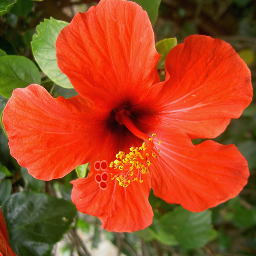
#> input picture book-basics-sources/data/flower.png, 256 x 256 px
$ python generate.py
#> lines starting #> are read from the running program, lines starting #| are printed output that depends on the picture
"""Reproduce the flower sampling, approximation and inverse-problem figures.

The photograph is inherited from the original book (Maïtine Bergounioux's
image-processing material). Input intensities are normalized to [0, 1];
reconstructed intensities are clipped only when saving display images.
Run from any directory with Python, NumPy, SciPy, Pillow, Matplotlib, PyWavelets.
"""
from pathlib import Path
import json
import os
ROOT = Path(__file__).resolve().parents[2]
os.environ.setdefault('MPLCONFIGDIR', str(ROOT / 'build/matplotlib'))
import numpy as np
from PIL import Image
from scipy.ndimage import gaussian_filter
import pywt
import matplotlib
matplotlib.use('Agg')
import matplotlib.pyplot as plt
from matplotlib.patches import Rectangle, ConnectionPatch

OUT = ROOT / 'figures/chapter-sampling'
OUT.mkdir(parents=True, exist_ok=True)
(ROOT / 'reports').mkdir(exist_ok=True)
plt.rcParams.update({'font.family': 'DejaVu Sans', 'font.size': 9,
                     'pdf.fonttype': 42,
                     'axes.spines.top': True, 'axes.spines.right': True,
                     'axes.linewidth': .7, 'savefig.bbox': 'tight'})
flower = np.asarray(Image.open(ROOT / 'data/flower.png').convert('RGB'), float)
f = flower.mean(axis=2) / 255
assert f.shape == (256, 256)

def save_image(name, a):
    Image.fromarray(np.rint(255*np.clip(a, 0, 1)).astype('uint8')).save(OUT / name)

def analysis(a):
    return pywt.coeffs_to_array(pywt.wavedec2(a, 'db4', mode='periodization', level=5))[0]

_, slices = pywt.coeffs_to_array(pywt.wavedec2(f, 'db4', mode='periodization', level=5))
#> slices = 6 items
def synthesis(c):
    return pywt.waverec2(pywt.array_to_coeffs(c, slices, output_format='wavedec2'),
                        'db4', mode='periodization')

save_image('original.png', f)
coeff = analysis(f)
#> in analysis, `return pywt.coeffs_to_array(pywt.wavedec2(a, 'db4', mode='periodizatio..`:
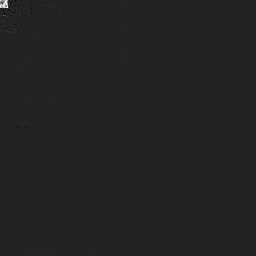
#> returned value: shape (256, 256) float64; min -2.77, max 17.14, mean 0.0108; drawn with min black and max white
assert np.max(np.abs(synthesis(coeff)-f)) < 1e-12
assert abs(np.linalg.norm(coeff)-np.linalg.norm(f)) < 1e-10
order = np.argsort(-np.abs(coeff.ravel()), kind='stable')
approx_report = []
for ratio in (4, 8, 16):
    m = f.size // ratio
    c = np.zeros(f.size)
    c[order[:m]] = coeff.ravel()[order[:m]]
    a = synthesis(c.reshape(coeff.shape))
    save_image(f'approx-{ratio}.png', a)
    err = np.linalg.norm(a-f)
    assert abs(err-np.linalg.norm(c.reshape(coeff.shape)-coeff)) < 1e-10
    approx_report.append({'M': m, 'relative_l2_error': float(err/np.linalg.norm(f))})
#> this loop made 3 passes
#> err on passes 1 to 3: 2.09, 3.73, 5.7
#> after the loop, approx_report = 3 items
assert all(approx_report[i]['relative_l2_error'] < approx_report[i+1]['relative_l2_error'] for i in range(2))

save_image('blurred.png', gaussian_filter(f, 2, mode='reflect'))
#> in save_image (call 5), `Image.fromarray(np.rint(255*np.clip(a, 0, 1)).astype('uint8')).save(OU..`:
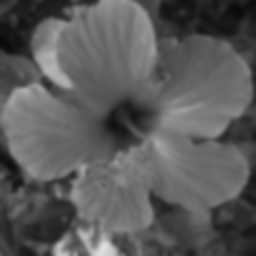
#> saved as blurred.png: PIL image 256x256 L; min 9, max 223, mean 90.1
rng = np.random.default_rng(20260908)
mask = np.zeros(f.size)
p = round(.1*f.size)
#> p = 6554
mask[rng.choice(f.size, p, replace=False)] = 1
mask = mask.reshape(f.shape)
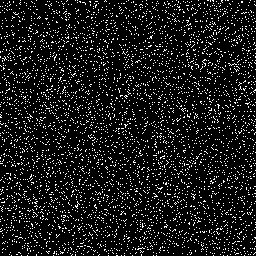
#> mask: shape (256, 256) float64; values 0 (black) and 1 (white), 10% white in thin lines or dots
y = mask*f
save_image('masked.png', y)

# FISTA for 1/2 ||mask*(Psi*x-f)||^2 + lambda ||x||_1.
# The orthonormal wavelet transform and mask give gradient Lipschitz constant 1.
lam = .005
c = np.zeros_like(f)
z = c.copy()
t = 1.
for iteration in range(1, 8001):
    grad = analysis(mask*(synthesis(z)-f))
    u = z-grad
    next_c = np.sign(u)*np.maximum(np.abs(u)-lam, 0)
    next_t = (1+np.sqrt(1+4*t*t))/2
    z = next_c+(t-1)/next_t*(next_c-c)
    c, t = next_c, next_t
    if iteration % 50 == 0:
        u = c-analysis(mask*(synthesis(c)-f))
        prox = np.sign(u)*np.maximum(np.abs(u)-lam, 0)
        mapping = np.linalg.norm(c-prox)/max(1., np.linalg.norm(c))
        if mapping < 1e-7:
            break
#> this loop made 1750 passes
#> (next_t, t, mapping) on passes 50, 100, 150, 200, 250, 300, 350, 400, 450, 500, 550, 600: (26.82, 26.82, 0.00232), (51.98, 51.98, 0.000719), (77.08, 77.08, 0.000148), (102.2, 102.2, 5.29e-05), (127.2, 127.2, 2.38e-05), (152.3, 152.3, 1.31e-05), (177.3, 177.3, 7.76e-06), (202.3, 202.3, 5.44e-06), (227.4, 227.4, 3.87e-06), (252.4, 252.4, 3.12e-06), (277.4, 277.4, 2.11e-06), (302.4, 302.4, 1.72e-06)
#> (next_t, t) on passes 2 to 7: (2.19, 2.19), (2.75, 2.75), (3.29, 3.29), (3.83, 3.83), (4.37, 4.37), (4.89, 4.89)
#> pass 1, `u = z-grad`:
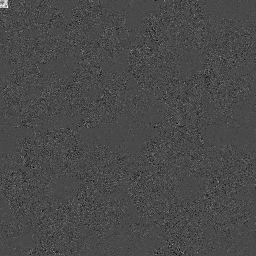
#> u: shape (256, 256) float64; min -0.789, max 1.94, mean 0.000493; drawn with min black and max white
#> pass 2, `grad = analysis(mask*(synthesis(z)-f))`:
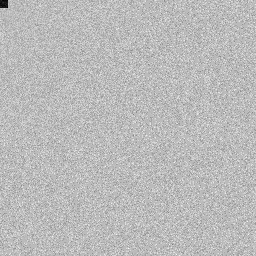
#> grad: shape (256, 256) float64; min -0.0397, max 0.0143, mean 3.54e-06; drawn with min black and max white
restored = synthesis(c)
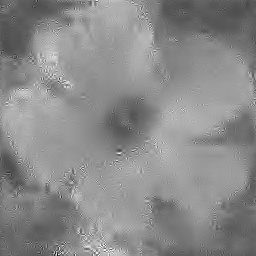
#> restored: shape (256, 256) float64; min -0.334, max 0.893, mean 0.333; drawn with min black and max white
assert mapping < 2e-7
save_image('reconstructed.png', restored)
report = {'seed': 20260908, 'pixels': int(f.size), 'observed_pixels': p,
          'wavelet': 'db4 (four vanishing moments)', 'boundary': 'periodization',
          'levels': 5, 'approximations': approx_report, 'lambda': lam,
          'iterations': iteration, 'relative_proximal_gradient_residual': float(mapping),
          'objective': float(.5*np.linalg.norm(mask*(restored-f))**2+lam*np.abs(c).sum()),
          'psnr_db_before_display_clipping': float(-10*np.log10(np.mean((f-restored)**2)))}
(ROOT / 'reports/sampling-figures.json').write_text(json.dumps(report, indent=2)+'\n')

# Pixel sampling illustration with corresponding boxes and a nearest-neighbor zoom.
fig, axes = plt.subplots(1, 2, figsize=(6.1, 2.5), gridspec_kw={'width_ratios':[1, .85]})
for ax in axes:
    ax.set_xticks([]); ax.set_yticks([])
x0, y0, width = 124, 154, 16
axes[0].imshow(f, cmap='gray', vmin=0, vmax=1)
axes[0].add_patch(Rectangle((x0-.5, y0-.5), width, width, fill=False, ec='#c9333b', lw=1.6))
axes[1].imshow(f[y0:y0+width, x0:x0+width], cmap='gray', vmin=0, vmax=1, interpolation='nearest')
for spine in axes[1].spines.values():
    spine.set_edgecolor('#c9333b'); spine.set_linewidth(1.6)
fig.add_artist(ConnectionPatch((x0+width-.5, y0-.5), (0, 1), 'data', 'axes fraction',
                              axesA=axes[0], axesB=axes[1], color='#c9333b', lw=.6))
fig.tight_layout(w_pad=2)
fig.savefig(OUT/'discrete-image.pdf')
plt.close(fig)

# Continuous signal, discrete observations, and a magnified sampling interval.
def signal(t):
    return .65*np.sin(2*np.pi*3*t)+.3*np.cos(2*np.pi*7*t)
fig, axes = plt.subplots(1, 2, figsize=(6.1, 2.5), sharey=True)
for ax, interval in zip(axes, [(0,1),(.3,.5)]):
    tt = np.linspace(*interval, 1200)
    ts = np.arange(0, 1.0001, 1/40)
    ts = ts[(ts>=interval[0]) & (ts<=interval[1])]
    ax.plot(tt, signal(tt), color='#146c78', lw=1.2)
    ax.plot(ts, signal(ts), 'o', color='#cb3e42', ms=3)
    ax.set_xlim(interval); ax.set_ylim(-1.1,1.1); ax.set_xlabel('$t$')
    ax.grid(alpha=.15)
axes[0].set_ylabel('$f(t)$')
fig.tight_layout(w_pad=1)
fig.savefig(OUT/'discrete-signal.pdf')
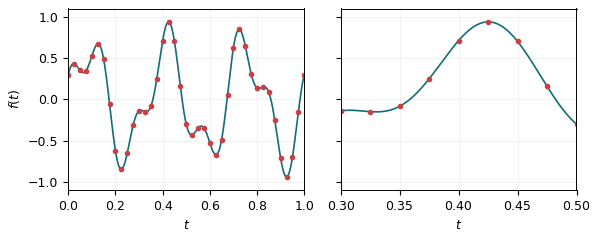
#> figure drawn by matplotlib, 2 panels; panel 1: curve peaks at x = 0.425, y = 0.938; panel 1: curve peaks at x = 0.425, y = 0.938
plt.close(fig)
print(json.dumps(report, indent=2))
#> (printed output is left out)
